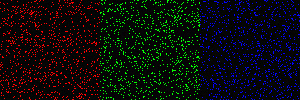
#> input picture src/noisy_rgb_image.png, 300 x 100 px
$ python denoiseImage.py
#> lines starting #> are read from the running program, lines starting #| are printed output that depends on the picture
from PIL import Image
import numpy as np
import random
import math

# TODO: create another data structure thats image height and width * 3 -> 3 because RGB are the classes
# store phi values for each pixel with respect to each class
# phi = what I think I should be based off what I see
# message = what my neighbor thinks I should be based off what they see
def new_image(original_image_width, original_image_height):
    new_image_width = original_image_width * 3
    new_image_height = original_image_height * 3
    # new_image = new_image_width * new_image_height

    # array for the image with a white background
    image_array = np.ones((new_image_height, new_image_width, 3), dtype=np.uint8) * 255

    return image_array


# function to evaluate the likelihood of a pixel's color
# evaluate phi for all 3 colors store in data structure above - take the best/highest value
def calculate_phi(actual_pixel_value, expected_pixel_value, sigma):

    # initialize variable holding numerator of function
    pixel_diff = ()

    # calculate difference between the pixel's actual value and the RGB value
    pixel_diff = (actual_pixel_value[0] - expected_pixel_value[0],
                  actual_pixel_value[1] - expected_pixel_value[1],
                  actual_pixel_value[2] - expected_pixel_value[2]
                  )

    # finish calculating the numerator by negating pixel_diff and squaring each component
    numerator = -1 * (math.pow(pixel_diff[0], 2) +
                      math.pow(pixel_diff[1], 2) +
                      math.pow(pixel_diff[2], 2)
                      )

    # apply the numerator to the power of e
    x = math.exp(numerator / math.pow(sigma, 2))
    return x

#  tuple of RGB colors
RGB_colors = [
    [225, 0, 0],
    [0, 225, 0],
    [0, 0, 225]
]

# open image
with Image.open('noisy_rgb_image.png') as im:

    # access individual pixel values - list datatype
#> im is the input picture: PIL image 300x100 RGB; mean R, G, B 12.5, 12.7, 12.6
    pixel = im.load()

# get width and height of image
width = im.width
#> width = 300
height = im.height
#> height = 100

# initialize the variance, sigma
mean_deviation = 5

# initialize list to store phi values
# initialize array storing phi values for each pixel's RGB values
phi_values_list = np.zeros((width, height, 3))

# initialize max RGB phi value
max_value = 0
# phi_values_list = []

# iterate through each pixel
# print(width)
# for w in range(width):
#     # print("w: ", w)
#     # phi_values_list[w] = []

#     for h in range(height):
#         # phi_values_list[w][h]= []

#         # iterate over colors
#         for i in range(len(RGB_colors)):
#             print("rgb_color: ", RGB_colors[i])

#             # convert pixel list to pixel tuple
#             pixel[w, h] = tuple(pixel[w, h])
#             print(f"pixel[{w, h}]: ", pixel[w, h])

#             # print("pixel: ", pixel[w, h])

#             # calculate phi
#             phi = calculate_phi(pixel[w, h], RGB_colors[i], mean_deviation)
#             # print("phi: ", phi)
#             # print(f"phi for pixel ({w}, {h}) and color {RGB_colors[i]}: {phi}")
#             # TODO: save as list then convert to tuple
#             # phi_values_list[w][h][i] = phi
#             phi_values_list[w][h].append(phi)
#             print("phi_values_list: ", phi_values_list[w][h])

for w in range(width):
    # print("w: ", w)
    # phi_values_list[w] = []

    for h in range(height):

        # convert pixel list to pixel tuple
        pixel[w, h] = tuple(pixel[w, h])
        print(f"pixel[{w, h}]: ", pixel[w, h])

        # calculate phi for RGB pixel values
        phi_red = calculate_phi(pixel[w, h], RGB_colors[0], mean_deviation)
        phi_green = calculate_phi(pixel[w, h], RGB_colors[1], mean_deviation)
        phi_blue = calculate_phi(pixel[w, h], RGB_colors[2], mean_deviation)

        phi_values_list[w][h] = [phi_red, phi_green, phi_blue]
        print("phi_values_list: ", phi_values_list[w][h])

        # in each pixel, select the max RGB phi value
        max_value = max(phi_values_list[w][h])

        # [8 lines of commented-out code are left out]

        print(f"max_value: ", max_value)
#> this loop made 300 passes
#> (printed output is left out)
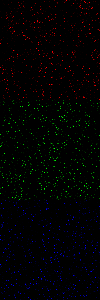
#> phi_values_list: shape (300, 100, 3) float64; mean of channels 0, 1, 2 1.84e-18, 1.93e-18, 1.85e-18; drawn with min black and max white

# [13 lines of commented-out code are left out]
